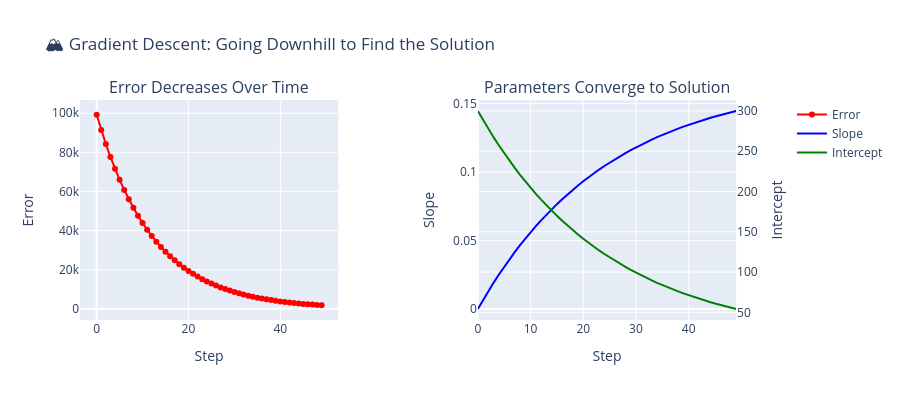

Write notebook code for a chart like this one.
### Markdown cell above
### 📊 Visualiser le processus d'apprentissage

Vous allez « voir » l'apprentissage en action ! Le code suivant montre comment le modèle apprend au fil du temps : comment la pente et l'ordonnée à l'origine évoluent à chaque étape, et comment l'erreur diminue.

### Code cell
# Note pédagogique : ce graphique compare le chemin d'entraînement manuel à la solution de référence.

# Les lignes cibles sont ajoutées comme référence
plot_learning_process(history)

### Figure 1 — Plotly figure (JSON) as saved in the notebook; plotly's stock layout.template omitted (floating-point values rounded to 4 significant figures)
{"data": [{"line": {"color": "red", "width": 2}, "mode": "lines+markers", "name": "Error", "type": "scatter", "x": [0, 1, 2, 3, 4, 5, 6, 7, 8, 9, 10, 11, 12, 13, 14, 15, 16, 17, 18, 19, 20, 21, 22, 23, 24, 25, 26, 27, 28, 29, 30, 31, 32, 33, 34, 35, 36, 37, 38, 39, 40, 41, 42, 43, 44, 45, 46, 47, 48, 49], "xaxis": "x", "y": [99240, 91460.0, 84290.0, 77680.0, 71590.0, 65980.0, 60810.0, 56040.0, 51650.0, 47600.0, 43870.0, 40430.0, 37260.0, 34340.0, 31650.0, 29170.0, 26880.0, 24770.0, 22830.0, 21040.0, 19390.0, 17870.0, 16470.0, 15180.0, 13990.0, 12900.0, 11890.0, 10950.0, 10100.0, 9305.0, 8576.0, 7904.0, 7285.0, 6714.0, 6188.0, 5704.0, 5257.0, 4845.0, 4466.0, 4116.0, 3794.0, 3497.0, 3223.0, 2971.0, 2739.0, 2525.0, 2327.0, 2145.0, 1978.0, 1823.0], "yaxis": "y"}, {"line": {"color": "blue", "width": 2}, "mode": "lines", "name": "Slope", "type": "scatter", "x": [0, 1, 2, 3, 4, 5, 6, 7, 8, 9, 10, 11, 12, 13, 14, 15, 16, 17, 18, 19, 20, 21, 22, 23, 24, 25, 26, 27, 28, 29, 30, 31, 32, 33, 34, 35, 36, 37, 38, 39, 40, 41, 42, 43, 44, 45, 46, 47, 48, 49], "xaxis": "x2", "y": [0, 0.006691, 0.01311, 0.01928, 0.0252, 0.03088, 0.03634, 0.04158, 0.0466, 0.05143, 0.05606, 0.06051, 0.06478, 0.06888, 0.07282, 0.0766, 0.08022, 0.08371, 0.08705, 0.09026, 0.09334, 0.0963, 0.09913, 0.1019, 0.1045, 0.107, 0.1094, 0.1117, 0.1139, 0.1161, 0.1181, 0.1201, 0.122, 0.1238, 0.1255, 0.1272, 0.1288, 0.1303, 0.1318, 0.1332, 0.1346, 0.1359, 0.1372, 0.1384, 0.1395, 0.1406, 0.1417, 0.1427, 0.1437, 0.1446], "yaxis": "y2"}, {"line": {"color": "green", "width": 2}, "mode": "lines", "name": "Intercept", "type": "scatter", "x": [0, 1, 2, 3, 4, 5, 6, 7, 8, 9, 10, 11, 12, 13, 14, 15, 16, 17, 18, 19, 20, 21, 22, 23, 24, 25, 26, 27, 28, 29, 30, 31, 32, 33, 34, 35, 36, 37, 38, 39, 40, 41, 42, 43, 44, 45, 46, 47, 48, 49], "xaxis": "x2", "y": [300, 288.6, 277.7, 267.2, 257.2, 247.5, 238.2, 229.3, 220.8, 212.6, 204.7, 197.1, 189.9, 182.9, 176.2, 169.8, 163.6, 157.7, 152.0, 146.6, 141.3, 136.3, 131.5, 126.8, 122.4, 118.1, 114.0, 110.1, 106.3, 102.7, 99.2, 95.86, 92.65, 89.57, 86.61, 83.77, 81.05, 78.43, 75.92, 73.51, 71.19, 68.97, 66.84, 64.79, 62.82, 60.93, 59.12, 57.38, 55.71, 54.11], "yaxis": "y3"}], "layout": {"annotations": [{"font": {"size": 16}, "showarrow": false, "text": "Error Decreases Over Time", "x": 0.185, "xanchor": "center", "xref": "paper", "y": 1, "yanchor": "bottom", "yref": "paper"}, {"font": {"size": 16}, "showarrow": false, "text": "Parameters Converge to Solution", "x": 0.755, "xanchor": "center", "xref": "paper", "y": 1, "yanchor": "bottom", "yref": "paper"}], "height": 400, "title": {"text": "🏔️ Gradient Descent: Going Downhill to Find the Solution"}, "xaxis": {"anchor": "y", "domain": [0, 0.37], "title": {"text": "Step"}}, "xaxis2": {"anchor": "y2", "domain": [0.57, 0.94], "title": {"text": "Step"}}, "yaxis": {"anchor": "x", "domain": [0, 1], "title": {"text": "Error"}}, "yaxis2": {"anchor": "x2", "domain": [0, 1], "title": {"text": "Slope"}}, "yaxis3": {"anchor": "x2", "overlaying": "y2", "side": "right", "title": {"text": "Intercept"}}}}
